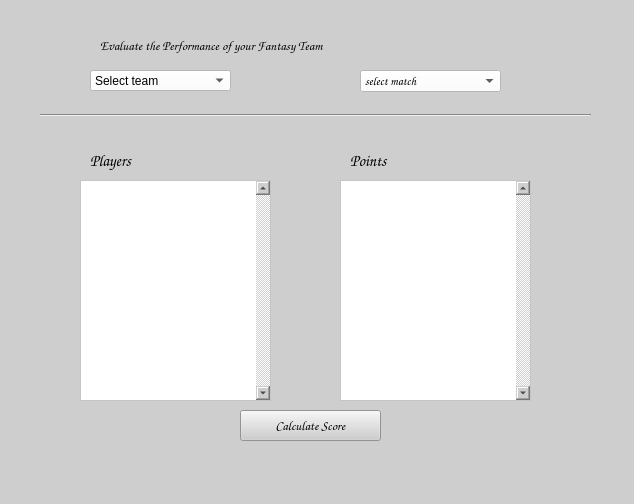
<?xml version="1.0" encoding="UTF-8"?>
<ui version="4.0">
 <class>evaluate_team</class>
 <widget class="QDialog" name="evaluate_team">
  <property name="geometry">
   <rect>
    <x>0</x>
    <y>0</y>
    <width>634</width>
    <height>504</height>
   </rect>
  </property>
  <property name="windowTitle">
   <string>Dialog</string>
  </property>
  <property name="styleSheet">
   <string notr="true">background-color: rgb(206, 206, 206)</string>
  </property>
  <widget class="QLabel" name="label">
   <property name="geometry">
    <rect>
     <x>100</x>
     <y>20</y>
     <width>421</width>
     <height>51</height>
    </rect>
   </property>
   <property name="font">
    <font>
     <family>Comic Sans MS</family>
     <pointsize>12</pointsize>
    </font>
   </property>
   <property name="text">
    <string>&lt;html&gt;&lt;head/&gt;&lt;body&gt;&lt;p&gt;&lt;span style=&quot; font-size:10pt;&quot;&gt;Evaluate the Performance of your Fantasy Team&lt;/span&gt;&lt;/p&gt;&lt;/body&gt;&lt;/html&gt;</string>
   </property>
  </widget>
  <widget class="QComboBox" name="selectteam_cb">
   <property name="geometry">
    <rect>
     <x>90</x>
     <y>70</y>
     <width>141</width>
     <height>21</height>
    </rect>
   </property>
   <property name="styleSheet">
    <string notr="true">background-color: rgb(255, 255, 255);
font: 75 9pt &quot;Comic Sans MS&quot;;</string>
   </property>
   <property name="currentText">
    <string>Select team</string>
   </property>
   <item>
    <property name="text">
     <string>Select team</string>
    </property>
   </item>
  </widget>
  <widget class="QComboBox" name="selectmatch_cb">
   <property name="enabled">
    <bool>true</bool>
   </property>
   <property name="geometry">
    <rect>
     <x>360</x>
     <y>70</y>
     <width>141</width>
     <height>22</height>
    </rect>
   </property>
   <property name="font">
    <font>
     <family>Comic Sans MS</family>
     <pointsize>9</pointsize>
     <weight>9</weight>
     <italic>false</italic>
     <bold>false</bold>
    </font>
   </property>
   <property name="styleSheet">
    <string notr="true">background-color: rgb(255, 255, 255);
font: 75 9pt &quot;Comic Sans MS&quot;;</string>
   </property>
   <item>
    <property name="text">
     <string extracomment="select amatch">select match</string>
    </property>
   </item>
   <item>
    <property name="text">
     <string>Match1</string>
    </property>
   </item>
  </widget>
  <widget class="Line" name="line">
   <property name="geometry">
    <rect>
     <x>40</x>
     <y>95</y>
     <width>551</width>
     <height>41</height>
    </rect>
   </property>
   <property name="styleSheet">
    <string notr="true">color: rgb(0, 0, 0);</string>
   </property>
   <property name="orientation">
    <enum>Qt::Horizontal</enum>
   </property>
  </widget>
  <widget class="QLabel" name="label_2">
   <property name="geometry">
    <rect>
     <x>90</x>
     <y>150</y>
     <width>81</width>
     <height>21</height>
    </rect>
   </property>
   <property name="font">
    <font>
     <family>Comic Sans MS</family>
     <pointsize>12</pointsize>
     <weight>50</weight>
     <bold>false</bold>
    </font>
   </property>
   <property name="text">
    <string>Players</string>
   </property>
  </widget>
  <widget class="QLabel" name="label_3">
   <property name="geometry">
    <rect>
     <x>350</x>
     <y>150</y>
     <width>81</width>
     <height>21</height>
    </rect>
   </property>
   <property name="font">
    <font>
     <family>Comic Sans MS</family>
     <pointsize>12</pointsize>
     <weight>50</weight>
     <bold>false</bold>
    </font>
   </property>
   <property name="text">
    <string>Points</string>
   </property>
  </widget>
  <widget class="QPushButton" name="calcscore_btn">
   <property name="enabled">
    <bool>true</bool>
   </property>
   <property name="geometry">
    <rect>
     <x>240</x>
     <y>410</y>
     <width>141</width>
     <height>31</height>
    </rect>
   </property>
   <property name="font">
    <font>
     <family>Comic Sans MS</family>
     <pointsize>10</pointsize>
    </font>
   </property>
   <property name="cursor">
    <cursorShape>ArrowCursor</cursorShape>
   </property>
   <property name="statusTip">
    <string>calculating score</string>
   </property>
   <property name="text">
    <string>Calculate Score</string>
   </property>
   <property name="autoDefault">
    <bool>false</bool>
   </property>
  </widget>
  <widget class="QListWidget" name="players_lw">
   <property name="geometry">
    <rect>
     <x>80</x>
     <y>180</y>
     <width>191</width>
     <height>221</height>
    </rect>
   </property>
   <property name="font">
    <font>
     <family>Comic Sans MS</family>
     <pointsize>10</pointsize>
     <weight>75</weight>
     <bold>true</bold>
    </font>
   </property>
   <property name="styleSheet">
    <string notr="true">background-color: rgb(255, 255, 255);</string>
   </property>
   <property name="verticalScrollBarPolicy">
    <enum>Qt::ScrollBarAlwaysOn</enum>
   </property>
   <property name="defaultDropAction">
    <enum>Qt::IgnoreAction</enum>
   </property>
   <property name="selectionMode">
    <enum>QAbstractItemView::NoSelection</enum>
   </property>
  </widget>
  <widget class="QListWidget" name="scores_lw">
   <property name="geometry">
    <rect>
     <x>340</x>
     <y>180</y>
     <width>191</width>
     <height>221</height>
    </rect>
   </property>
   <property name="font">
    <font>
     <family>Comic Sans MS</family>
     <pointsize>10</pointsize>
     <weight>75</weight>
     <bold>true</bold>
    </font>
   </property>
   <property name="styleSheet">
    <string notr="true">background-color: rgb(255, 255, 255);</string>
   </property>
   <property name="verticalScrollBarPolicy">
    <enum>Qt::ScrollBarAlwaysOn</enum>
   </property>
   <property name="selectionMode">
    <enum>QAbstractItemView::NoSelection</enum>
   </property>
  </widget>
 </widget>
 <resources/>
 <connections/>
</ui>
